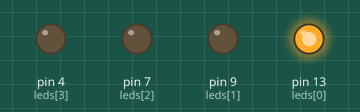
This sketch was run on a simulated Arduino Uno, built with avr-gcc and run on an emulated ATmega328P. Shown: output pins drawn as LEDs (lit = HIGH).

Above: at 0.2 s.
At 1.2 s:
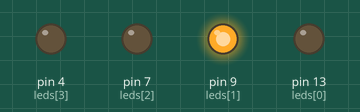
At 2.2 s:
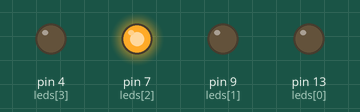
At 5.2 s:
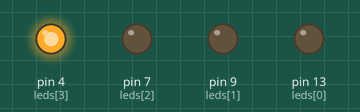
At 9.2 s:
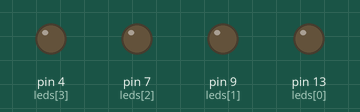
Timing chart, 0 to 13.0 s (numbered marks = the images above):
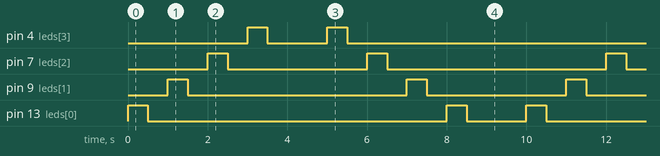

Measured:
- by itself, pin 4 (leds[3]): repeats every 10.0 s: LOW 1.5 s, HIGH 0.50 s, LOW 7.5 s, HIGH 0.50 s
- by itself, pin 7 (leds[2]): repeats every 10.0 s: LOW 3.5 s, HIGH 0.50 s, LOW 5.5 s, HIGH 0.50 s
- by itself, pin 9 (leds[1]): repeats every 10.0 s: LOW 5.5 s, HIGH 0.50 s, LOW 3.5 s, HIGH 0.50 s
- by itself, pin 13 (leds[0]): repeats every 10.0 s: LOW 7.5 s, HIGH 0.50 s, LOW 1.5 s, HIGH 0.50 s

The sketch:

semana2_desafio5definitiveedition.ino
```cpp
int leds[] = {13, 9, 7, 4};
int contador = 1;
int sentido = 0;
int soma = 1;
void setup(){
  pinMode(13, OUTPUT);
  pinMode(9, OUTPUT);
  pinMode(7, OUTPUT);
  pinMode(4, OUTPUT);

}

void loop()
{

  while (contador<=4){

      digitalWrite(leds[sentido], HIGH);
      delay(500);
      digitalWrite(leds[sentido],LOW);
      delay(500);
      contador++;
      sentido = sentido+soma;
  }
  soma = -soma;
  contador =0;

}
```
